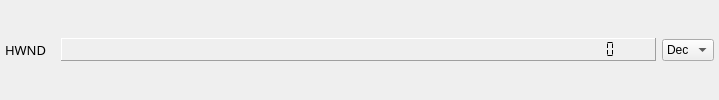
         <widget class="QWidget" name="hwndWidget" native="true">
          <property name="sizePolicy">
           <sizepolicy hsizetype="Preferred" vsizetype="Fixed">
            <horstretch>0</horstretch>
            <verstretch>0</verstretch>
           </sizepolicy>
          </property>
          <layout class="QHBoxLayout" name="horizontalLayout_4">
           <property name="leftMargin">
            <number>5</number>
           </property>
           <property name="topMargin">
            <number>5</number>
           </property>
           <property name="rightMargin">
            <number>5</number>
           </property>
           <property name="bottomMargin">
            <number>5</number>
           </property>
           <item>
            <widget class="QLabel" name="hwndLabel">
             <property name="sizePolicy">
              <sizepolicy hsizetype="Fixed" vsizetype="Fixed">
               <horstretch>0</horstretch>
               <verstretch>0</verstretch>
              </sizepolicy>
             </property>
             <property name="minimumSize">
              <size>
               <width>50</width>
               <height>0</height>
              </size>
             </property>
             <property name="font">
              <font>
               <family>Cascadia Mono Light</family>
               <pointsize>10</pointsize>
               <italic>false</italic>
              </font>
             </property>
             <property name="frameShape">
              <enum>QFrame::NoFrame</enum>
             </property>
             <property name="text">
              <string>HWND</string>
             </property>
             <property name="textFormat">
              <enum>Qt::AutoText</enum>
             </property>
            </widget>
           </item>
           <item>
            <widget class="QLCDNumber" name="hwndLcdNumber">
             <property name="sizePolicy">
              <sizepolicy hsizetype="Minimum" vsizetype="Fixed">
               <horstretch>0</horstretch>
               <verstretch>0</verstretch>
              </sizepolicy>
             </property>
             <property name="frameShape">
              <enum>QFrame::Panel</enum>
             </property>
             <property name="frameShadow">
              <enum>QFrame::Raised</enum>
             </property>
             <property name="lineWidth">
              <number>1</number>
             </property>
             <property name="midLineWidth">
              <number>0</number>
             </property>
             <property name="smallDecimalPoint">
              <bool>false</bool>
             </property>
             <property name="digitCount">
              <number>64</number>
             </property>
             <property name="segmentStyle">
              <enum>QLCDNumber::Flat</enum>
             </property>
            </widget>
           </item>
           <item>
            <widget class="QComboBox" name="hwndRadixComboBox">
             <property name="sizePolicy">
              <sizepolicy hsizetype="Fixed" vsizetype="Fixed">
               <horstretch>0</horstretch>
               <verstretch>0</verstretch>
              </sizepolicy>
             </property>
             <property name="currentIndex">
              <number>1</number>
             </property>
             <item>
              <property name="text">
               <string>Hex</string>
              </property>
             </item>
             <item>
              <property name="text">
               <string>Dec</string>
              </property>
             </item>
             <item>
              <property name="text">
               <string>Oct</string>
              </property>
             </item>
             <item>
              <property name="text">
               <string>Bin</string>
              </property>
             </item>
            </widget>
           </item>
          </layout>
         </widget>
